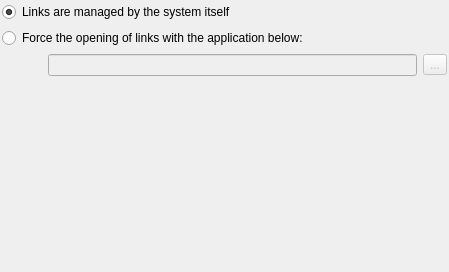
<ui version="4.0" >
 <class>LinksSettings</class>
 <widget class="QWidget" name="LinksSettings" >
  <property name="geometry" >
   <rect>
    <x>0</x>
    <y>0</y>
    <width>449</width>
    <height>272</height>
   </rect>
  </property>
  <property name="windowTitle" >
   <string>Form</string>
  </property>
  <layout class="QGridLayout" >
   <property name="margin" >
    <number>2</number>
   </property>
   <property name="spacing" >
    <number>6</number>
   </property>
   <item row="3" column="1" >
    <spacer>
     <property name="orientation" >
      <enum>Qt::Vertical</enum>
     </property>
     <property name="sizeHint" >
      <size>
       <width>20</width>
       <height>121</height>
      </size>
     </property>
    </spacer>
   </item>
   <item row="2" column="1" >
    <widget class="QLineEdit" name="lineEditCustomBrowser" >
     <property name="enabled" >
      <bool>false</bool>
     </property>
     <property name="readOnly" >
      <bool>true</bool>
     </property>
    </widget>
   </item>
   <item row="2" column="2" >
    <widget class="QToolButton" name="toolButtonCustomBrowser" >
     <property name="enabled" >
      <bool>false</bool>
     </property>
     <property name="text" >
      <string>...</string>
     </property>
    </widget>
   </item>
   <item row="0" column="0" colspan="3" >
    <widget class="QRadioButton" name="radioButtonDefault" >
     <property name="text" >
      <string>Links are managed by the system itself</string>
     </property>
     <property name="checked" >
      <bool>true</bool>
     </property>
    </widget>
   </item>
   <item row="1" column="0" colspan="3" >
    <widget class="QRadioButton" name="radioButtonForce" >
     <property name="text" >
      <string>Force the opening of links with the application below:</string>
     </property>
    </widget>
   </item>
   <item row="2" column="0" >
    <spacer>
     <property name="orientation" >
      <enum>Qt::Horizontal</enum>
     </property>
     <property name="sizeType" >
      <enum>QSizePolicy::Fixed</enum>
     </property>
     <property name="sizeHint" >
      <size>
       <width>40</width>
       <height>20</height>
      </size>
     </property>
    </spacer>
   </item>
  </layout>
 </widget>
 <resources/>
 <connections>
  <connection>
   <sender>radioButtonForce</sender>
   <signal>toggled(bool)</signal>
   <receiver>lineEditCustomBrowser</receiver>
   <slot>setEnabled(bool)</slot>
   <hints>
    <hint type="sourcelabel" >
     <x>212</x>
     <y>48</y>
    </hint>
    <hint type="destinationlabel" >
     <x>244</x>
     <y>77</y>
    </hint>
   </hints>
  </connection>
  <connection>
   <sender>radioButtonForce</sender>
   <signal>toggled(bool)</signal>
   <receiver>toolButtonCustomBrowser</receiver>
   <slot>setEnabled(bool)</slot>
   <hints>
    <hint type="sourcelabel" >
     <x>416</x>
     <y>44</y>
    </hint>
    <hint type="destinationlabel" >
     <x>437</x>
     <y>70</y>
    </hint>
   </hints>
  </connection>
 </connections>
</ui>
